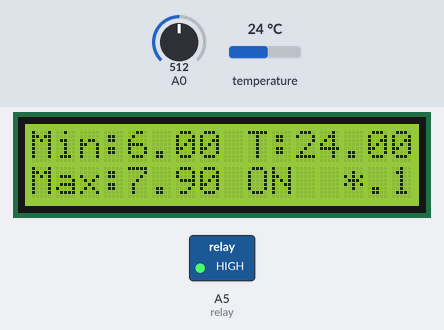
Bench run of a sketch on a simulated Arduino Uno, built with avr-gcc and run on an emulated ATmega328P. Parts: 16×2 character LCD, switched loads named in the sketch (green lamp = pin HIGH). Inputs (shaded band) come from the test bench; at power-on: temperature 24 °C, A0 = 512. What the sketch prints to the serial monitor is not drawn.

Above: at 1.5 s.
1.6 s: temperature set to 6.7 °C
At 2.4 s:
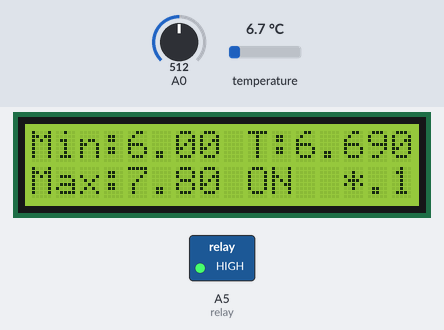
4.0 s: temperature set to 5.7 °C
At 4.6 s:
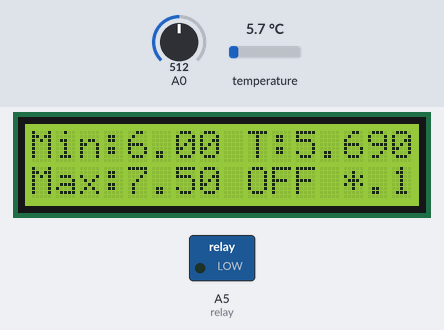
7.7 s: A0 set to 610
At 8.9 s:
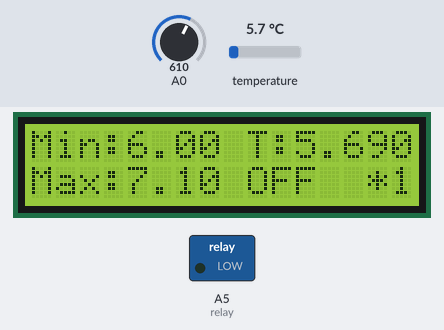
10.5 s: A0 set to 590
At 11.3 s:
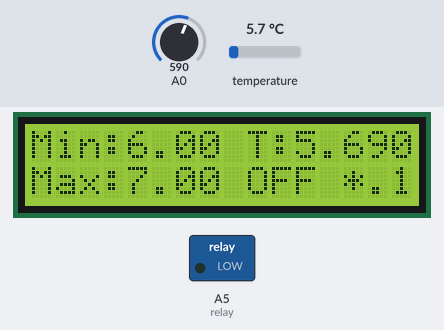
13.0 s: temperature set to 6.1 °C
At 13.7 s:
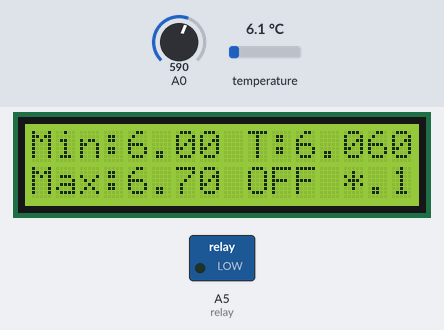
15.4 s: temperature set to 6.5 °C
At 16.1 s:
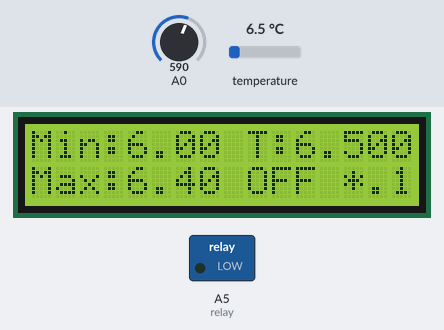
Timing chart, 0 to 18.4 s (numbered marks = the images above; inputs shaded):
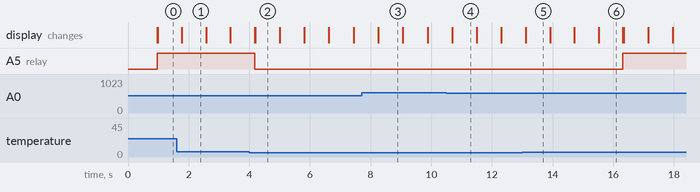

The sketch:

Temperature_Sensor_Controlled_Relay_-_Arduino_18b20_relay.ino
```cpp
#include <LiquidCrystal.h>
#include <OneWire.h>
#include <DallasTemperature.h>

float max_temp;
float min_temp;
float temp;
int lcd_key = 0;
int adc_key_in = 0;
int oneWireBus = 2;
int relay = A5;
int display_options;
int multi;

LiquidCrystal lcd(8, 9, 4, 5, 6, 7);
OneWire oneWire(oneWireBus);
DallasTemperature sensors(&oneWire);

#define btnRIGHT  0
#define btnUP     1
#define btnSELECT 2
#define btnDOWN   3
#define btnLEFT   4
#define btnNONE   5

int read_LCD_buttons(){
  adc_key_in = analogRead(0);
    if (adc_key_in < 60)   return btnRIGHT;
    if (adc_key_in < 200)  return btnUP;
    if (adc_key_in < 400)  return btnDOWN;
    if (adc_key_in < 600)  return btnLEFT;
    if (adc_key_in < 800)  return btnSELECT;
    if (adc_key_in > 1000) return btnNONE;
}

void setup(){
  min_temp = 6;
  max_temp = 8;
  multi = 1;
  lcd.begin(16, 2);
  lcd.setCursor(0,0);
  lcd.print ("Min:");
  lcd.print (min_temp);
  lcd.setCursor(0,1);
  lcd.print ("Max:");
  lcd.print (max_temp);
  lcd.setCursor(8,0);
  lcd.print (" T:");
  lcd.print (temp);
  lcd.setCursor(8,1);
  lcd.print (" Wait");
  lcd.setCursor(13,1);
  lcd.print("*.1");
  pinMode(relay, OUTPUT);
  digitalWrite(relay, HIGH);
  digitalWrite(relay, LOW);
  Serial.begin (9600);
  Serial.println (adc_key_in);
  delay(100);
}

void loop(){
  sensors.requestTemperatures();
  temp = sensors.getTempCByIndex(0);
  lcd_key = read_LCD_buttons();
  float temp = sensors.getTempCByIndex(0);
  Serial.println (adc_key_in);
  Serial.println(temp);
  delay(10);
  if(temp >= max_temp){
    powerOnRelay();
  }
  else if (temp <= min_temp) {
    powerOffRelay();
  }

  switch (lcd_key){
    case btnUP:{
      lcd.setCursor(0,0);
      min_temp = min_temp + (multi * 0.1);
      lcd.print("Min:");
      lcd.print(min_temp);
      lcd.setCursor(0,1);
      lcd.print("Max:");
      lcd.print(max_temp);
      lcd.setCursor(8,0);
      lcd.print (" T:");
      lcd.print (temp);
      lcd.setCursor(8,1);
      lcd.print (" ");
      delay(10);
      break;
    }
    case btnDOWN:{
      lcd.setCursor(0,0);
      min_temp = min_temp - (multi * 0.1);
      lcd.print("Min:");
      lcd.print(min_temp);
      lcd.setCursor(0,1);
      lcd.print("Max:");
      lcd.print(max_temp);
      lcd.setCursor(8,0);
      lcd.print (" T:");
      lcd.print (temp);
      lcd.setCursor(8,1);
      lcd.print (" ");
      delay(10);
      break;
    }
    case btnLEFT:{
      lcd.setCursor(0,0);
      lcd.print("Min:");
      lcd.print(min_temp);
      lcd.setCursor(0,1);
      max_temp = max_temp - (multi * 0.1);
      lcd.print("Max:");
      lcd.print(max_temp);
      lcd.setCursor(8,0);
      lcd.print (" T:");
      lcd.print (temp);
      lcd.setCursor(8,1);
      lcd.print (" ");
      delay(10);
      break;
    }
    case btnRIGHT:{
      lcd.setCursor(0,0);
      lcd.print("Min:");
      lcd.print(min_temp);
      lcd.setCursor(0,1);
      max_temp = max_temp + (multi * 0.1);
      lcd.print("Max:");
      lcd.print(max_temp);
      lcd.setCursor(8,0);
      lcd.print (" T:");
      lcd.print (temp);
      lcd.setCursor(8,1);
      lcd.print (" ");
      delay(10);
      break;
    }
    case btnSELECT:{
      if (multi == 1) {
        multi = 10;
        lcd.setCursor(13,1);
        lcd.print(" *1");
      }
      else if (multi == 10) {
        multi = 50;
        lcd.setCursor(13,1);
        lcd.print(" *5");
      }
      else if (multi == 50) {
        multi = 1;
        lcd.setCursor(13,1);
        lcd.print("*.1");
      }
      lcd.setCursor(0,0);
      lcd.print("Min:");
      lcd.print(min_temp);
      lcd.setCursor(0,1);
      lcd.print("Max:");
      lcd.print(max_temp);
      lcd.setCursor(8,0);
      lcd.print (" T:");
      lcd.print (temp);
      lcd.setCursor(8,1);
      lcd.print (" ");
      delay(10);
      break;
    }
    case btnNONE:{
      lcd.setCursor(0,0);
      lcd.print("Min:");
      lcd.print(min_temp);
      lcd.setCursor(0,1);
      lcd.print("Max:");
      lcd.print(max_temp);
      lcd.setCursor(8,0);
      lcd.print (" T:");
      lcd.print (temp);
      lcd.setCursor(8,1);
      lcd.print (" ");
      delay(10);
      break;
    }
  }
}

void powerOnRelay() {
  Serial.println("Relay On");
  lcd.setCursor(8,1);
  lcd.print (" ON  ");
  digitalWrite(relay, HIGH);
  delay(10);
}
void powerOffRelay() {
  Serial.println("Relay Off");
  lcd.setCursor(8,1);
  lcd.print (" OFF ");
  digitalWrite(relay, LOW);
  delay(10);
}
```

Measured:
- the behaviour switches between 6.1 and 6 °C on temperature (found by bisection; images 1 and 2)
- after the input at 4.0 s, A5 (relay): HIGH → LOW after 0.17 s; the display: first changes after 0.17 s (image 2 shows a later state)
- after the input at 15.4 s, A5 (relay): LOW → HIGH after 0.92 s
- what the display in image 1 shows lasts 0.8 s, from 1.8 s to 2.6 s
